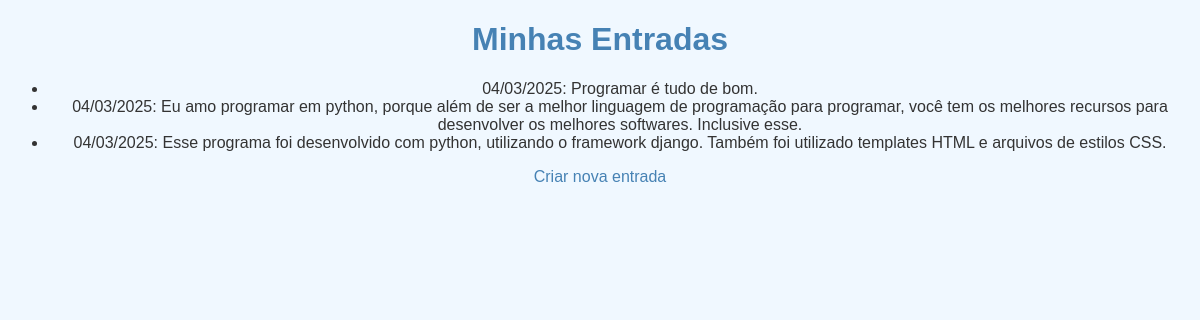
The page /entradas/ (signed in) on the database its author committed.
### diario/models.py (models this page shows, shortened)
class Entrada(models.Model):
    user = models.ForeignKey(User, on_delete=models.CASCADE)  # Relaciona com o usuário
    data = models.DateField(auto_now_add=True)  # Data da entrada (automática)
    texto = models.TextField()  # Texto da entrada

### diario/views.py (the view)
# urls.py: path('entradas/', views.exibir_entradas, name='exibir_entradas'),
@login_required
def exibir_entradas(request):
    entradas = Entrada.objects.filter(user=request.user).order_by('-data')
    return render(request, 'diario/exibir_entradas.html', {'entradas': entradas})

### diario/templates/diario/exibir_entradas.html (shortened to what this page needs)
<!DOCTYPE html>
<html lang="pt-br">
<head>
    {% load static %}
    <link rel="stylesheet" href="{% static 'diario/styles.css' %}">
</head>
<body>
    <h1>Minhas Entradas</h1>
    <ul>
        {% for entrada in entradas %}
            <li>{{ entrada.data|date:"d/m/Y" }}: {{ entrada.texto }}</li>
        {% endfor %}
    </ul>
    <p><a href="{% url 'diario:entrada_diario' %}">Criar nova entrada</a></p>
</body>
</html>

### diario/static/diario/styles.css (style rules this page uses)
body { font-family: Arial, sans-serif; background-color: #f0f8ff; color: #333; text-align: center; }
h1 { color: #4682b4; }
a { color: #4682b4; text-decoration: none; padding: 10px; }

### rows shown on the page
Entrada: data "04/03/2025", texto "Programar é tudo de bom."
Entrada: data "04/03/2025", texto "Eu amo programar em python, porque além de ser a melhor linguagem de programação para programar, você tem os melhores recursos para desenvolver os melhores softwares. Inclusive esse."
Entrada: data "04/03/2025", texto "Esse programa foi desenvolvido com python, utilizando o framework django. Também foi utilizado templates HTML e arquivos de estilos CSS."
